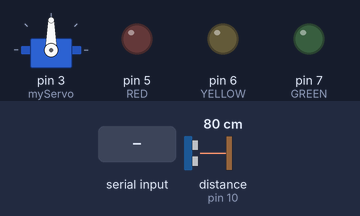
Bench run of a sketch on a simulated Arduino Uno, built with avr-gcc and run on an emulated ATmega328P. Shown: servo, output pins drawn as LEDs (lit = HIGH). Wiring (inferred from the names in the program): ultrasonic range finder: trigger pin 9; echo pin 10. The test bench sets the inputs (shaded band); at power-on: distance to the obstacle (sensor on pin 10) 80 cm. The echo pulse lasts 58.3 µs per cm; pins used as bus, display or sensor lines are not drawn; what the sketch prints to the serial monitor is not drawn.

Above: at 1.2 s.
1.3 s: "G\n" received over Serial
At 1.6 s:
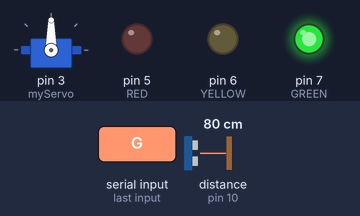
2.8 s: "R\n" received over Serial
At 4.0 s:
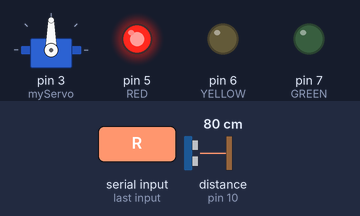
4.3 s: "Y\n" received over Serial
At 5.3 s:
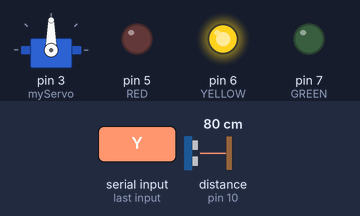
5.8 s: "S:,45\n" received over Serial
At 6.1 s:
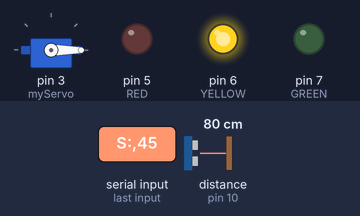
7.3 s: "R\n" received over Serial
At 8.5 s:
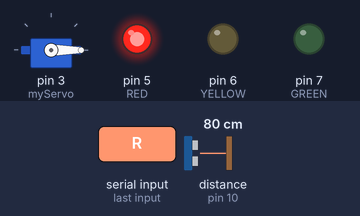
8.8 s: "S:90\n" received over Serial
At 9.9 s:
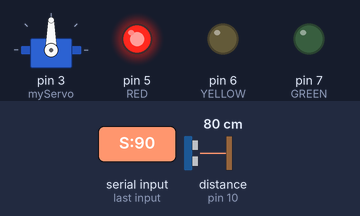
Timing chart, 0 to 11.3 s (numbered marks = the images above; inputs shaded):
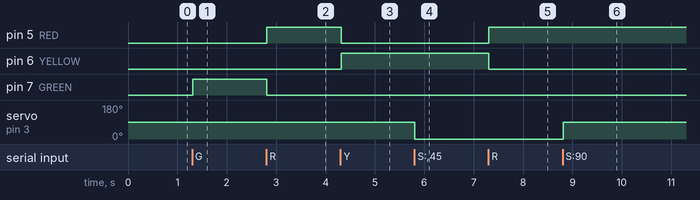

Measured:
- after the input at 1.3 s, pin 7 (GREEN): LOW → HIGH at once
- after the input at 2.8 s, pin 5 (RED): LOW → HIGH at once; pin 7 (GREEN): HIGH → LOW at once
- after the input at 4.3 s, pin 5 (RED): HIGH → LOW at once; pin 6 (YELLOW): LOW → HIGH at once
- after the input at 5.8 s, servo on pin 3 (myServo): 90° → 0° at once
- after the input at 7.3 s, pin 5 (RED): LOW → HIGH at once; pin 6 (YELLOW): HIGH → LOW at once
- after the input at 8.8 s, servo on pin 3 (myServo): 0° → 90° at once

The sketch:

sketch_nov19a.ino
```cpp
#include <Servo.h>

#define TRIG 9
#define ECHO 10
#define RED 5
#define YELLOW 6
#define GREEN 7

Servo myServo;

void setup() {
  pinMode(TRIG, OUTPUT);
  pinMode(ECHO, INPUT);
  pinMode(RED, OUTPUT);
  pinMode(YELLOW, OUTPUT);
  pinMode(GREEN, OUTPUT);
  myServo.attach(3); // Pin del servomotor
  myServo.write(90); // Posición inicial
  Serial.begin(9600);
}

void loop() {
  // Medición de distancia
  digitalWrite(TRIG, LOW);
  delayMicroseconds(2);
  digitalWrite(TRIG, HIGH);
  delayMicroseconds(10);
  digitalWrite(TRIG, LOW);

  long duration = pulseIn(ECHO, HIGH);
  int distance = duration * 0.034 / 2;

  // Enviar la distancia al navegador
  Serial.print("D:"); // Etiqueta para identificar datos de distancia
  Serial.println(distance);

  // Procesar comandos seriales
  if (Serial.available()) {
    String command = Serial.readStringUntil('\n');

    // Control de LEDs
    if (command == "R") {
      digitalWrite(RED, HIGH);
      digitalWrite(YELLOW, LOW);
      digitalWrite(GREEN, LOW);
    } else if (command == "Y") {
      digitalWrite(RED, LOW);
      digitalWrite(YELLOW, HIGH);
      digitalWrite(GREEN, LOW);
    } else if (command == "G") {
      digitalWrite(RED, LOW);
      digitalWrite(YELLOW, LOW);
      digitalWrite(GREEN, HIGH);
    }

    // Control del servomotor
    if (command.startsWith("S:")) {
      int angle = command.substring(2).toInt();
      if (angle >= 0 && angle <= 180) {
        myServo.write(angle);
      }
    }
  }

  delay(10); // Actualización cada 500ms
}
```
